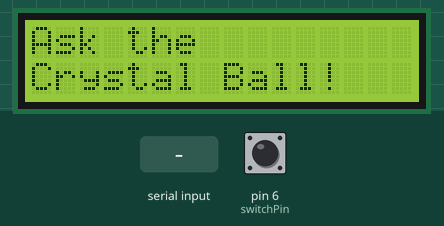
A sketch run on a simulated Arduino Uno, built with avr-gcc and run on an emulated ATmega328P. On the bench: 16×2 character LCD. The inputs (shaded band) are chosen by the test bench; at power-on: pin 6 (switchPin) LOW. Random numbers use the default seed unless the sketch sets one; what the sketch prints to the serial monitor is not drawn.

Above: at 1.2 s.
1.3 s: "1" received over Serial
4.3 s: pin 6 (switchPin) pulled HIGH for 3.2 s
At 6.9 s:
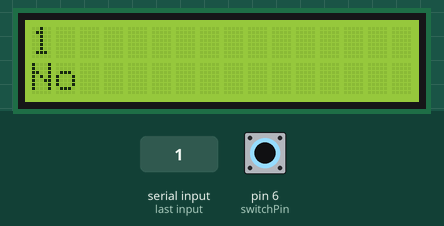
At 8.6 s:
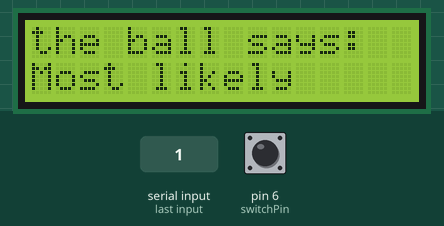
9.0 s: "0" received over Serial
12.0 s: pin 6 (switchPin) pulled HIGH for 3.2 s
At 15.6 s:
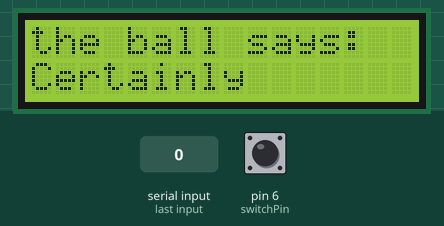
16.7 s: "2" received over Serial
19.7 s: pin 6 (switchPin) pulled HIGH for 3.2 s
At 23.8 s:
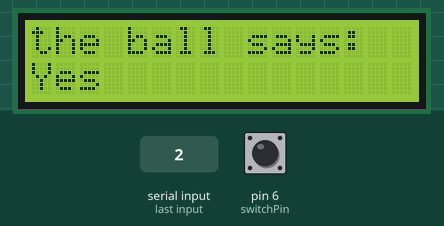
Timing chart, 0 to 25.3 s (numbered marks = the images above; inputs shaded):
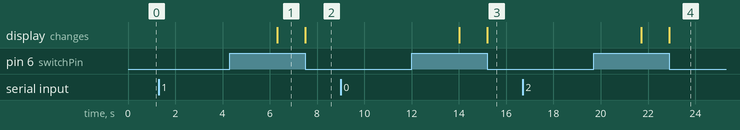

The sketch:

Ejercicio23-LCD.ino
```cpp
/*
  Arduino Starter Kit example
 Project 11  - Crystal Ball

 This sketch is written to accompany Project 11 in the
 Arduino Starter Kit

 Parts required:
 220 ohm resistor
 10 kilohm resistor
 10 kilohm potentiometer
 16x2 LCD screen
 tilt switch


 Created 13 September 2012
 by Scott Fitzgerald

 http://arduino.cc/starterKit

 This example code is part of the public domain
 */

// include the library code:
#include <LiquidCrystal.h>

// initialize the library with the numbers of the interface pins
LiquidCrystal lcd(12, 11, 5, 4, 3, 2);

// set up a constant for the tilt switchPin
const int switchPin = 6;

// variable to hold the value of the switchPin
int switchState = 0;

// variable to hold previous value of the switchpin
int prevSwitchState = 0;

// a variable to choose which reply from the crystal ball
int reply;

void setup() {
  Serial.begin(9600);
  // set up the number of columns and rows on the LCD
  lcd.begin(16, 2);

  // set up the switch pin as an input
  pinMode(switchPin,INPUT);

  // Print a message to the LCD.
  lcd.print("Ask the");
  // set the cursor to column 0, line 1
  // line 1 is the second row, since counting begins with 0
  lcd.setCursor(0, 1);
  // print to the second line
  lcd.print("Crystal Ball!");

  Serial.println("Ask the Crystal Ball!");
}

void loop() {
  // check the status of the switch
  switchState = digitalRead(switchPin);

  //Modified by #aprendiendoarduino
  if (Serial.available()) {
    reply = random(8);
    //doy emoción a la respuesta :-)
	for (int i=0;i<5;i++){
		Serial.print(".");
		delay(1000);
	}
	Serial.println(".");
    lcd.clear();
    lcd.home();
    int numero_caracter = 0;
    while (Serial.available() > 0) {
      if (numero_caracter >= 16) lcd.autoscroll();	//Activo el scroll a partir del caracter 16
      // display each character to the LCD
      lcd.write(Serial.read());
      delay(10);
      numero_caracter++;
    }
    lcd.noAutoscroll();	//Desactivo el autoscroll
    lcd.setCursor(0, 1);

    // choose a saying to print baed on the value in reply
    switch(reply){
    case 0:
      lcd.print("Yes");
      Serial.println("Yes");
      break;
    case 1:
      lcd.print("Most likely");
      Serial.println("Most likely");
      break;
    case 2:
      lcd.print("Certainly");
      Serial.println("Certainly");
      break;
    case 3:
      lcd.print("Outlook good");
      Serial.println("Outlook good");
      break;
    case 4:
      lcd.print("Unsure");
      Serial.println("Unsure");
      break;

    case 5:
      lcd.print("Ask again");
      Serial.println("Ask again");
      break;

    case 6:
      lcd.print("Doubtful");
      Serial.println("Doubtful");
      break;

    case 7:
      lcd.print("No");
      Serial.println("No");
      break;
    }
    delay(1000);
  }

  // compare the switchState to its previous state
  if ((switchState != prevSwitchState)){
    // if the state has changed from HIGH to LOW
    // you know that the ball has been tilted from
    // one direction to the other
    if (switchState == LOW) {
      // randomly chose a reply
      reply = random(8);
      // clean up the screen before printing a new reply
      lcd.clear();
      // set the cursor to column 0, line 0
      lcd.setCursor(0, 0);
      // print some text
      lcd.print("the ball says:");
      // move the cursor to the second line
      lcd.setCursor(0, 1);

      // choose a saying to print baed on the value in reply
      switch(reply){
      case 0:
        lcd.print("Yes");
        break;

      case 1:
        lcd.print("Most likely");
        break;

      case 2:
        lcd.print("Certainly");
        break;

      case 3:
        lcd.print("Outlook good");
        break;

      case 4:
        lcd.print("Unsure");
        break;

      case 5:
        lcd.print("Ask again");
        break;

      case 6:
        lcd.print("Doubtful");
        break;

      case 7:
        lcd.print("No");
        break;
      }
    }
  }

  // save the current switch state as the last state
  prevSwitchState = switchState;
}
```

Measured:
- after the input at 1.3 s, every drawn part: stays the same
- after the input at 9.0 s, every drawn part: stays the same
- after the input at 16.7 s, every drawn part: stays the same
